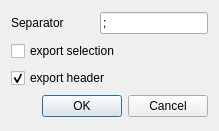
<?xml version="1.0" encoding="UTF-8"?>
<ui version="4.0">
 <class>CVSExportDialog</class>
 <widget class="QDialog" name="CVSExportDialog">
  <property name="geometry">
   <rect>
    <x>0</x>
    <y>0</y>
    <width>219</width>
    <height>131</height>
   </rect>
  </property>
  <property name="windowTitle">
   <string>CVS - export</string>
  </property>
  <property name="windowIcon">
   <iconset>
    <normalon>:/images/images/nix_table.png</normalon>
   </iconset>
  </property>
  <layout class="QVBoxLayout" name="verticalLayout">
   <item>
    <layout class="QGridLayout" name="gridLayout">
     <item row="0" column="0">
      <widget class="QLabel" name="separator_label">
       <property name="text">
        <string>Separator</string>
       </property>
      </widget>
     </item>
     <item row="0" column="1">
      <widget class="QLineEdit" name="separator_edit">
       <property name="sizePolicy">
        <sizepolicy hsizetype="Fixed" vsizetype="Fixed">
         <horstretch>0</horstretch>
         <verstretch>0</verstretch>
        </sizepolicy>
       </property>
       <property name="text">
        <string>;</string>
       </property>
       <property name="maxLength">
        <number>1</number>
       </property>
      </widget>
     </item>
    </layout>
   </item>
   <item>
    <widget class="QCheckBox" name="export_selection">
     <property name="text">
      <string>export selection</string>
     </property>
     <property name="checked">
      <bool>false</bool>
     </property>
    </widget>
   </item>
   <item>
    <widget class="QCheckBox" name="export_header">
     <property name="text">
      <string>export header</string>
     </property>
     <property name="checked">
      <bool>true</bool>
     </property>
    </widget>
   </item>
   <item>
    <widget class="QDialogButtonBox" name="buttonBox">
     <property name="layoutDirection">
      <enum>Qt::LeftToRight</enum>
     </property>
     <property name="orientation">
      <enum>Qt::Horizontal</enum>
     </property>
     <property name="standardButtons">
      <set>QDialogButtonBox::Cancel|QDialogButtonBox::Ok</set>
     </property>
    </widget>
   </item>
  </layout>
 </widget>
 <resources/>
 <connections>
  <connection>
   <sender>buttonBox</sender>
   <signal>accepted()</signal>
   <receiver>CVSExportDialog</receiver>
   <slot>accept()</slot>
   <hints>
    <hint type="sourcelabel">
     <x>248</x>
     <y>254</y>
    </hint>
    <hint type="destinationlabel">
     <x>157</x>
     <y>274</y>
    </hint>
   </hints>
  </connection>
  <connection>
   <sender>buttonBox</sender>
   <signal>rejected()</signal>
   <receiver>CVSExportDialog</receiver>
   <slot>reject()</slot>
   <hints>
    <hint type="sourcelabel">
     <x>316</x>
     <y>260</y>
    </hint>
    <hint type="destinationlabel">
     <x>286</x>
     <y>274</y>
    </hint>
   </hints>
  </connection>
 </connections>
</ui>
